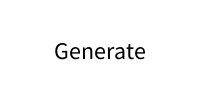
Frame 1 (no input)
Frame 60 (the mouse pressed at the canvas centre just before this capture): identical to frame 1, image omitted
Frame 120 (the mouse held since frame 60 and released just before this capture): identical to frame 1, image omitted

The Processing sketch that drew this single still picture (run headless with seeded random() and noise(); from frame 60 on, the mouse is pressed at the canvas centre):

// Processing sketch: CC_042_1_markov_chain
// ── CC_042_1_markov_chain.pde
// Daniel Shiffman
// http://codingtra.in
// http://patreon.com/codingtrain
// Code for: https://youtu.be/eGFJ8vugIWA
import java.util.Hashtable;

String txt = "The unicorn is a legendary creature that has been described since antiquity as a beast with a large, pointed, spiraling horn projecting from its forehead. The unicorn was depicted in ancient seals of the Indus Valley Civilization and was mentioned by the ancient Greeks in accounts of natural history by various writers, including Ctesias, Strabo, Pliny the Younger, and Aelian.[1] The Bible also describes an animal, the re'em, which some translations have erroneously rendered with the word unicorn.[1] In European folklore, the unicorn is often depicted as a white horse-like or goat-like animal with a long horn and cloven hooves (sometimes a goat's beard). In the Middle Ages and Renaissance, it was commonly described as an extremely wild woodland creature, a symbol of purity and grace, which could only be captured by a virgin. In the encyclopedias its horn was said to have the power to render poisoned water potable and to heal sickness. In medieval and Renaissance times, the tusk of the narwhal was sometimes sold as unicorn horn.";
int order = 2;
Hashtable<String, ArrayList<Character>> ngrams;

void setup() {
  size(200, 100);
  textSize(24);
  textAlign(CENTER, CENTER);
  
  ngrams = new Hashtable();
  
  for (int i = 0; i < txt.length() - order; i++) {
    String gram = txt.substring(i, i + order);
    
    if (!ngrams.containsKey(gram)) {
      ngrams.put(gram, new ArrayList());
    }
      ngrams.get(gram).add(txt.charAt(i + order));
  }
}

void markovIt() {
  String currentGram = txt.substring(0, order);
  String result = currentGram;
  for (int i = 0; i < 100; i++) {
    ArrayList<Character> possibilities = ngrams.get(currentGram);
    if (possibilities == null) {
      break;
    }
    char next = possibilities.get((int)random(possibilities.size()));
    result += next;
    int len = result.length();
    currentGram = result.substring(len - order, len);
  }
  
  println(result);
}

void draw() {
  background(255);
  fill(0);
  text("Generate", width * 0.5, height * 0.5);
  // Only here so mouseClicked() will work
}

void mouseClicked() {
  markovIt();
}
